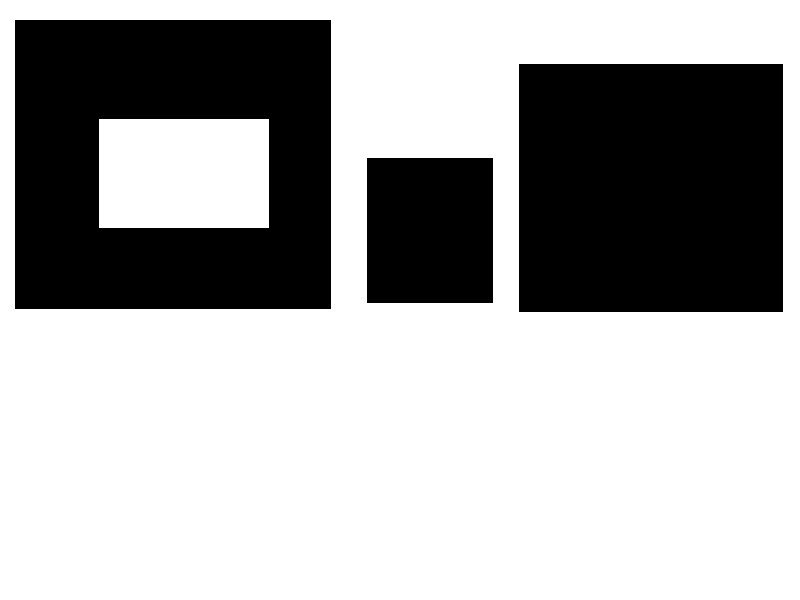
#> input picture images/shapes_donut.jpg, 800 x 600 px
$ jupyter execute 01_Understanding_Contours.ipynb   (older library calls are emulated)
#> lines starting #> are read from the running program, lines starting #| are printed output that depends on the picture; after the words box and inside, x2 and y2 are one past the last pixel; in counts of white or black regions, pixels touching at a corner belong together
# Contours

[cell 1]
import cv2
import numpy as np
from matplotlib import pyplot as plt

[cell 2]
# Let's load a simple image with 3 black squares
image = cv2.imread('../../images/shapes_donut.jpg')
#> image is the input picture: shape (600, 800, 3); min 0, max 255, mean 171.8

plt.imshow(cv2.cvtColor(image, cv2.COLOR_BGR2RGB))
plt.title('Input Image')
cv2.imwrite('input_image.jpg', image)

plt.show()

[cell 3]
# Grayscale
gray = cv2.cvtColor(image,cv2.COLOR_BGR2GRAY)

row, col = 1, 2
fig, axs = plt.subplots(row, col, figsize=(15, 10))
fig.tight_layout()

# Find Canny edges
edged = cv2.Canny(gray, 30, 200)
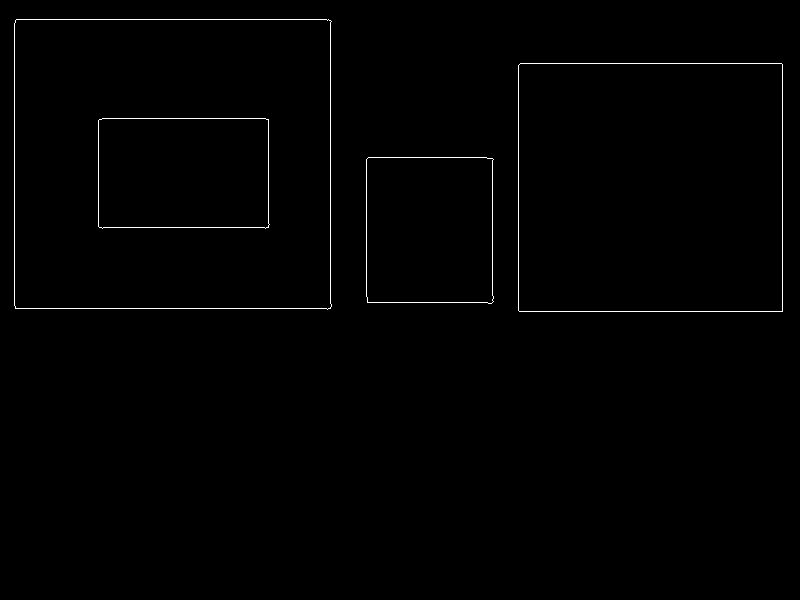
#> edged: shape (600, 800); 0.69% white in thin lines or dots, all inside (x1, y1, x2, y2) = (14, 19, 783, 312)
axs[0].imshow(cv2.cvtColor(edged, cv2.COLOR_BGR2RGB))
axs[0].set_title('Canny Edges')
cv2.imwrite('canny_edges.jpg', edged)

# Finding Contours
# Use a copy of your image e.g. edged.copy(), since findContours alters the image
contours, hierarchy = cv2.findContours(edged.copy(), cv2.RETR_LIST, cv2.CHAIN_APPROX_SIMPLE)
#> contours = 8 contours; box (x1, y1, x2, y2) and area: (14, 19, 332, 310) 91320, (14, 19, 332, 310) 91319, (518, 63, 783, 312) 65469, (518, 63, 783, 312) 65468, (98, 118, 270, 229) 18526, (98, 118, 270, 229) 18525, (366, 157, 494, 304) 18266, (366, 157, 494, 304) 18266
print("Number of Contours found = " + str(len(contours)))
#| Number of Contours found = 8

# Draw all contours
# Use '-1' as the 3rd parameter to draw all
cv2.drawContours(image, contours, -1, (0,0,255), 3)
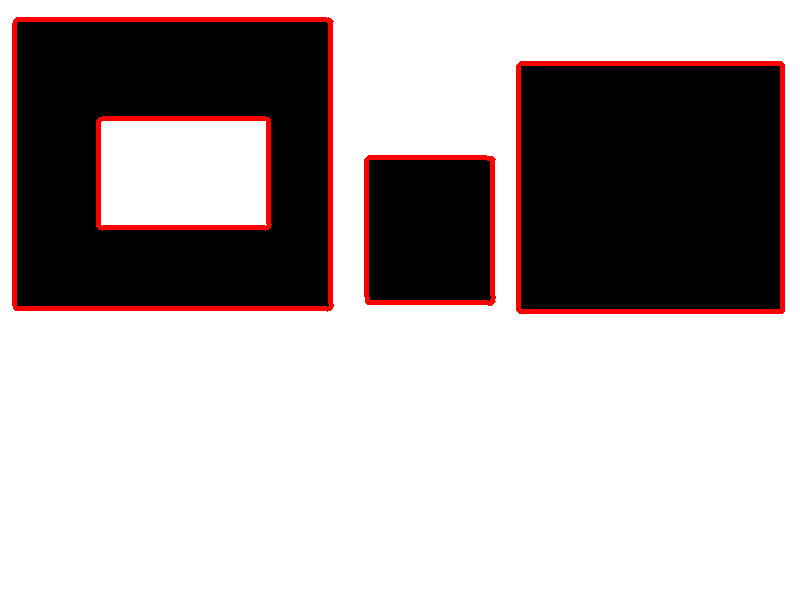
#> image: shape (600, 800, 3); 3.45% of pixels changed, all inside (x1, y1, x2, y2) = (12, 17, 785, 314)
axs[1].imshow(cv2.cvtColor(image, cv2.COLOR_BGR2RGB))
axs[1].set_title('Contours')
cv2.imwrite('contour_image.jpg', image)

plt.show()
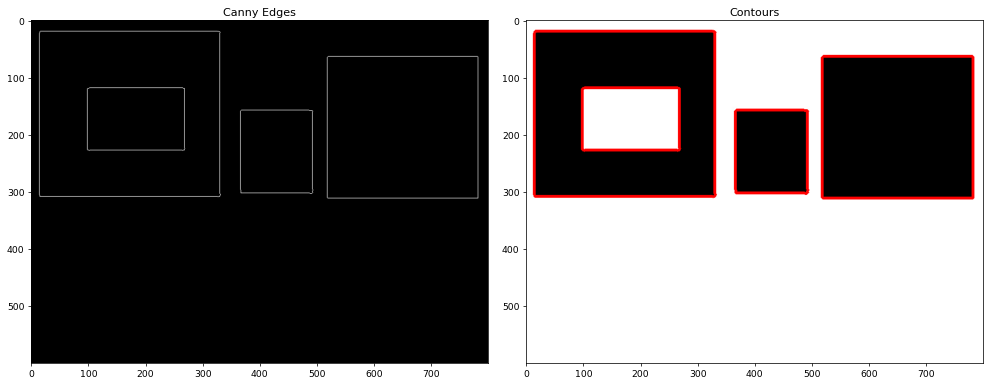
#> figure drawn by matplotlib, 2 panels
